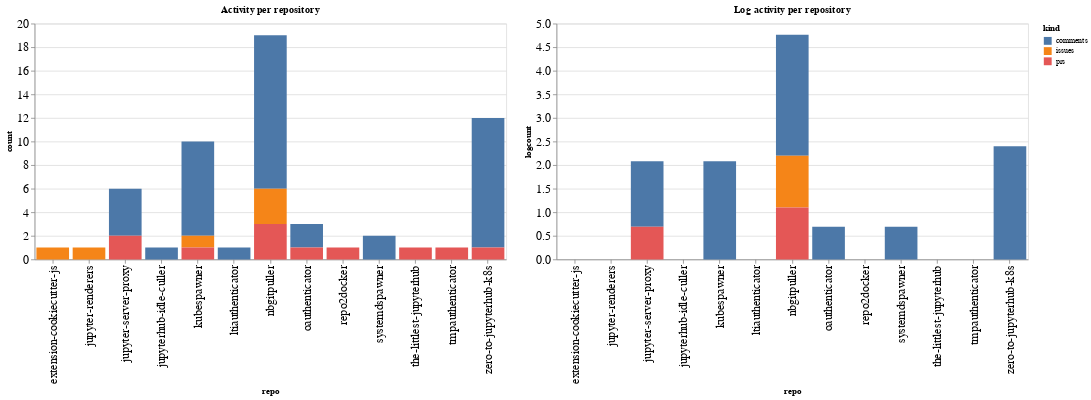

Source (notebook cell):
### Code cell
ch1 = alt.Chart(repo_summaries, width=600, title="Activity per repository").mark_bar().encode(
    x='repo',
    y='count',
    color='kind',
    tooltip="kind"
)

ch2 = alt.Chart(repo_summaries, width=600, title="Log activity per repository").mark_bar().encode(
    x='repo',
    y='logcount',
    color='kind',
    tooltip="kind"
)

ch1 | ch2

### Figure 1 — Vega-Lite specification as saved in the notebook (floating-point values rounded to 4 significant figures)
{"config": {"axisLeft": {"labelFontSize": 15}, "axisBottom": {"labelFontSize": 15}}, "hconcat": [{"mark": "bar", "encoding": {"color": {"type": "nominal", "field": "kind"}, "tooltip": {"type": "nominal", "field": "kind"}, "x": {"type": "nominal", "field": "repo"}, "y": {"type": "quantitative", "field": "count"}}, "title": "Activity per repository", "width": 600}, {"mark": "bar", "encoding": {"color": {"type": "nominal", "field": "kind"}, "tooltip": {"type": "nominal", "field": "kind"}, "x": {"type": "nominal", "field": "repo"}, "y": {"type": "quantitative", "field": "logcount"}}, "title": "Log activity per repository", "width": 600}], "data": {"name": "data-bc453f9a3edf531e7f552216285cebb9"}, "$schema": "https://vega.github.io/schema/vega-lite/v4.8.1.json", "datasets": {"data-bc453f9a3edf531e7f552216285cebb9": [{"repo": "extension-cookiecutter-js", "kind": "issues", "count": 1, "logcount": 0.0}, {"repo": "jupyter-renderers", "kind": "issues", "count": 1, "logcount": 0.0}, {"repo": "jupyter-server-proxy", "kind": "comments", "count": 4, "logcount": 1.386}, {"repo": "jupyter-server-proxy", "kind": "prs", "count": 2, "logcount": 0.6931}, {"repo": "jupyterhub-idle-culler", "kind": "comments", "count": 1, "logcount": 0.0}, {"repo": "kubespawner", "kind": "comments", "count": 8, "logcount": 2.079}, {"repo": "kubespawner", "kind": "issues", "count": 1, "logcount": 0.0}, {"repo": "kubespawner", "kind": "prs", "count": 1, "logcount": 0.0}, {"repo": "ltiauthenticator", "kind": "comments", "count": 1, "logcount": 0.0}, {"repo": "nbgitpuller", "kind": "comments", "count": 13, "logcount": 2.565}, {"repo": "nbgitpuller", "kind": "issues", "count": 3, "logcount": 1.099}, {"repo": "nbgitpuller", "kind": "prs", "count": 3, "logcount": 1.099}, {"repo": "oauthenticator", "kind": "comments", "count": 2, "logcount": 0.6931}, {"repo": "oauthenticator", "kind": "prs", "count": 1, "logcount": 0.0}, {"repo": "repo2docker", "kind": "prs", "count": 1, "logcount": 0.0}, {"repo": "systemdspawner", "kind": "comments", "count": 2, "logcount": 0.6931}, {"repo": "the-littlest-jupyterhub", "kind": "prs", "count": 1, "logcount": 0.0}, {"repo": "tmpauthenticator", "kind": "prs", "count": 1, "logcount": 0.0}, {"repo": "zero-to-jupyterhub-k8s", "kind": "comments", "count": 11, "logcount": 2.398}, {"repo": "zero-to-jupyterhub-k8s", "kind": "prs", "count": 1, "logcount": 0.0}]}}
